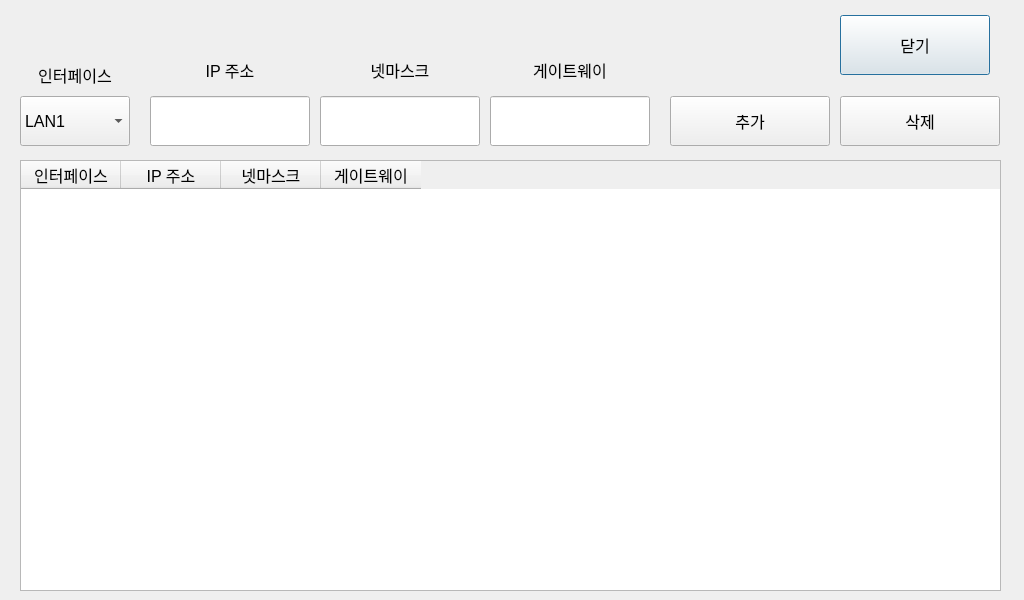
<?xml version="1.0" encoding="UTF-8"?>
<ui version="4.0">
 <class>Route</class>
 <widget class="QDialog" name="Route">
  <property name="geometry">
   <rect>
    <x>0</x>
    <y>0</y>
    <width>1024</width>
    <height>600</height>
   </rect>
  </property>
  <property name="font">
   <font>
    <pointsize>12</pointsize>
   </font>
  </property>
  <property name="windowTitle">
   <string>Dialog</string>
  </property>
  <widget class="QPushButton" name="cancel">
   <property name="geometry">
    <rect>
     <x>840</x>
     <y>15</y>
     <width>150</width>
     <height>60</height>
    </rect>
   </property>
   <property name="font">
    <font>
     <pointsize>12</pointsize>
    </font>
   </property>
   <property name="text">
    <string>닫기</string>
   </property>
  </widget>
  <widget class="QTableWidget" name="tableWidget">
   <property name="geometry">
    <rect>
     <x>20</x>
     <y>160</y>
     <width>981</width>
     <height>431</height>
    </rect>
   </property>
   <property name="font">
    <font>
     <pointsize>12</pointsize>
    </font>
   </property>
   <property name="selectionMode">
    <enum>QAbstractItemView::SingleSelection</enum>
   </property>
   <property name="selectionBehavior">
    <enum>QAbstractItemView::SelectRows</enum>
   </property>
   <column>
    <property name="text">
     <string>인터페이스</string>
    </property>
    <property name="font">
     <font>
      <pointsize>12</pointsize>
     </font>
    </property>
   </column>
   <column>
    <property name="text">
     <string>IP 주소</string>
    </property>
    <property name="font">
     <font>
      <pointsize>12</pointsize>
     </font>
    </property>
   </column>
   <column>
    <property name="text">
     <string>넷마스크</string>
    </property>
    <property name="font">
     <font>
      <pointsize>12</pointsize>
     </font>
    </property>
   </column>
   <column>
    <property name="text">
     <string>게이트웨이</string>
    </property>
    <property name="font">
     <font>
      <pointsize>12</pointsize>
     </font>
    </property>
   </column>
  </widget>
  <widget class="QComboBox" name="Interface">
   <property name="geometry">
    <rect>
     <x>20</x>
     <y>96</y>
     <width>110</width>
     <height>50</height>
    </rect>
   </property>
   <property name="maxVisibleItems">
    <number>2</number>
   </property>
   <property name="maxCount">
    <number>2</number>
   </property>
   <item>
    <property name="text">
     <string>LAN1</string>
    </property>
   </item>
   <item>
    <property name="text">
     <string>LAN2</string>
    </property>
   </item>
  </widget>
  <widget class="QLabel" name="label">
   <property name="geometry">
    <rect>
     <x>20</x>
     <y>60</y>
     <width>110</width>
     <height>30</height>
    </rect>
   </property>
   <property name="text">
    <string>인터페이스</string>
   </property>
   <property name="alignment">
    <set>Qt::AlignCenter</set>
   </property>
  </widget>
  <widget class="IpEdit" name="Dest">
   <property name="geometry">
    <rect>
     <x>150</x>
     <y>96</y>
     <width>160</width>
     <height>50</height>
    </rect>
   </property>
   <property name="font">
    <font>
     <pointsize>12</pointsize>
    </font>
   </property>
  </widget>
  <widget class="QLabel" name="label_3">
   <property name="geometry">
    <rect>
     <x>150</x>
     <y>60</y>
     <width>160</width>
     <height>20</height>
    </rect>
   </property>
   <property name="text">
    <string>IP 주소</string>
   </property>
   <property name="alignment">
    <set>Qt::AlignCenter</set>
   </property>
  </widget>
  <widget class="QLabel" name="label_4">
   <property name="geometry">
    <rect>
     <x>320</x>
     <y>60</y>
     <width>160</width>
     <height>20</height>
    </rect>
   </property>
   <property name="text">
    <string>넷마스크</string>
   </property>
   <property name="alignment">
    <set>Qt::AlignCenter</set>
   </property>
  </widget>
  <widget class="IpEdit" name="Netmask">
   <property name="geometry">
    <rect>
     <x>320</x>
     <y>96</y>
     <width>160</width>
     <height>50</height>
    </rect>
   </property>
   <property name="font">
    <font>
     <pointsize>12</pointsize>
    </font>
   </property>
  </widget>
  <widget class="QLabel" name="label_5">
   <property name="geometry">
    <rect>
     <x>490</x>
     <y>60</y>
     <width>160</width>
     <height>20</height>
    </rect>
   </property>
   <property name="text">
    <string>게이트웨이</string>
   </property>
   <property name="alignment">
    <set>Qt::AlignCenter</set>
   </property>
  </widget>
  <widget class="IpEdit" name="GatewayIp">
   <property name="geometry">
    <rect>
     <x>490</x>
     <y>96</y>
     <width>160</width>
     <height>50</height>
    </rect>
   </property>
   <property name="font">
    <font>
     <pointsize>12</pointsize>
    </font>
   </property>
  </widget>
  <widget class="QPushButton" name="add">
   <property name="geometry">
    <rect>
     <x>670</x>
     <y>96</y>
     <width>160</width>
     <height>50</height>
    </rect>
   </property>
   <property name="font">
    <font>
     <pointsize>12</pointsize>
    </font>
   </property>
   <property name="text">
    <string>추가</string>
   </property>
  </widget>
  <widget class="QPushButton" name="remove">
   <property name="geometry">
    <rect>
     <x>840</x>
     <y>96</y>
     <width>160</width>
     <height>50</height>
    </rect>
   </property>
   <property name="font">
    <font>
     <pointsize>12</pointsize>
    </font>
   </property>
   <property name="text">
    <string>삭제</string>
   </property>
  </widget>
 </widget>
 <customwidgets>
  <customwidget>
   <class>IpEdit</class>
   <extends>QLineEdit</extends>
   <header location="global">ipedit.h</header>
  </customwidget>
 </customwidgets>
 <resources/>
 <connections>
  <connection>
   <sender>cancel</sender>
   <signal>clicked()</signal>
   <receiver>Route</receiver>
   <slot>reject()</slot>
   <hints>
    <hint type="sourcelabel">
     <x>929</x>
     <y>34</y>
    </hint>
    <hint type="destinationlabel">
     <x>511</x>
     <y>299</y>
    </hint>
   </hints>
  </connection>
 </connections>
</ui>
